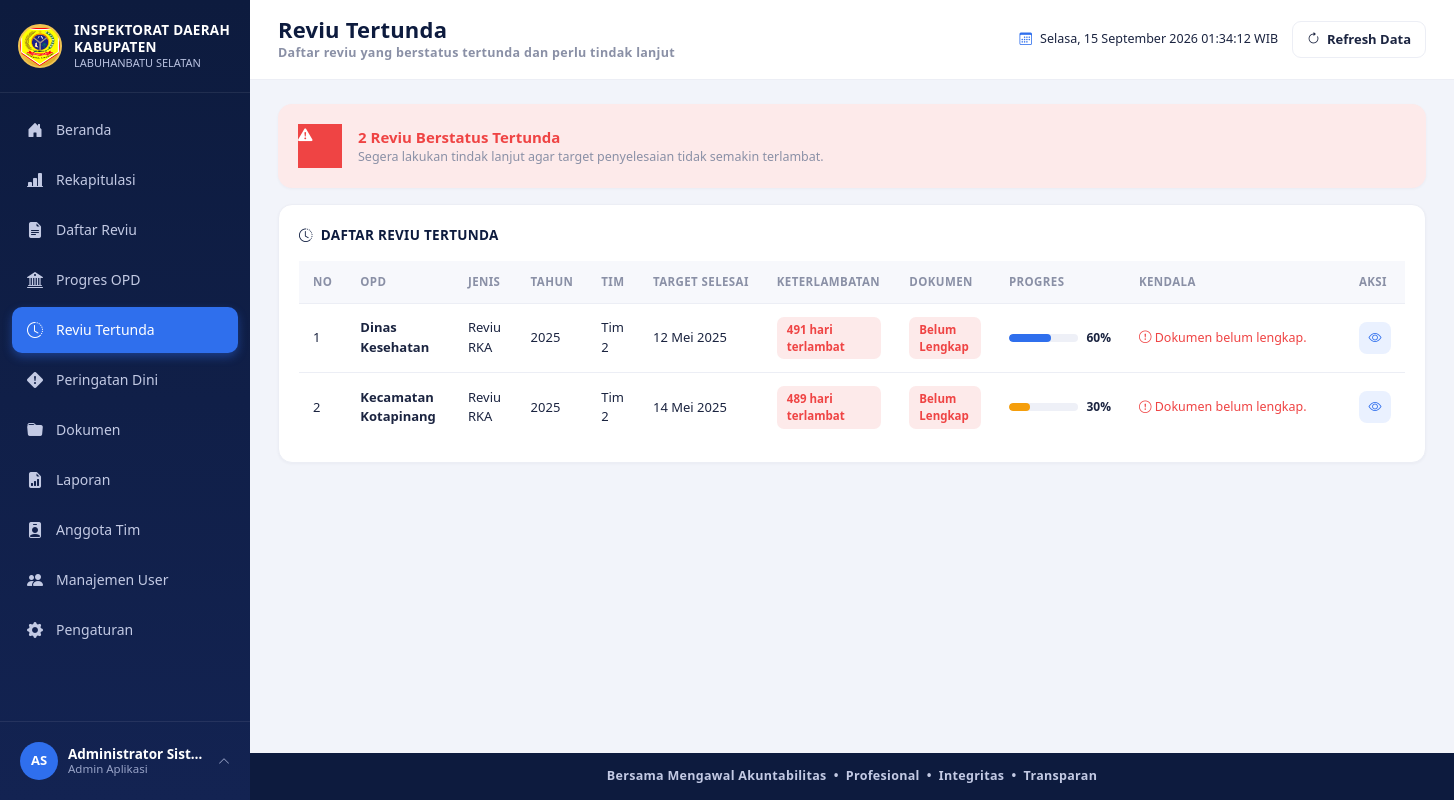
Page /reviu_tertunda.php (signed in) on the committed database.
### tables this page shows
CREATE TABLE users (
  id INT AUTO_INCREMENT PRIMARY KEY,
  username VARCHAR(50) NOT NULL UNIQUE,
  password VARCHAR(255) NOT NULL,
  nama_lengkap VARCHAR(100) NOT NULL,
  jabatan VARCHAR(100) DEFAULT NULL,
  role_id INT NOT NULL,
  avatar VARCHAR(255) DEFAULT NULL,
  status ENUM('aktif','nonaktif') NOT NULL DEFAULT 'aktif',
  created_at TIMESTAMP DEFAULT CURRENT_TIMESTAMP,
  CONSTRAINT fk_users_role FOREIGN KEY (role_id) REFERENCES roles(id)
);

CREATE TABLE reviu (
  id INT AUTO_INCREMENT PRIMARY KEY,
  opd_id INT NOT NULL,
  jenis_reviu_id INT NOT NULL,
  tim_reviu_id INT NOT NULL,
  tahun YEAR NOT NULL,
  tgl_mulai DATE NOT NULL,
  tgl_target_selesai DATE NOT NULL,
  dokumen_status ENUM('Lengkap','Belum Lengkap') NOT NULL DEFAULT 'Belum Lengkap',
  status ENUM('Belum Mulai','Proses','Selesai','Tertunda') NOT NULL DEFAULT 'Belum Mulai',
  progres TINYINT UNSIGNED NOT NULL DEFAULT 0,
  keterangan VARCHAR(255) DEFAULT NULL,
  kendala VARCHAR(255) DEFAULT NULL,
  created_by INT DEFAULT NULL,
  created_at TIMESTAMP DEFAULT CURRENT_TIMESTAMP,
  updated_at TIMESTAMP DEFAULT CURRENT_TIMESTAMP ON UPDATE CURRENT_TIMESTAMP,
  CONSTRAINT fk_reviu_opd FOREIGN KEY (opd_id) REFERENCES opd(id),
  CONSTRAINT fk_reviu_jenis FOREIGN KEY (jenis_reviu_id) REFERENCES jenis_reviu(id),
  CONSTRAINT fk_reviu_tim FOREIGN KEY (tim_reviu_id) REFERENCES tim_reviu(id)
);

CREATE TABLE opd (
  id INT AUTO_INCREMENT PRIMARY KEY,
  nama_opd VARCHAR(150) NOT NULL,
  created_at TIMESTAMP DEFAULT CURRENT_TIMESTAMP
);

CREATE TABLE jenis_reviu (
  id INT AUTO_INCREMENT PRIMARY KEY,
  nama_jenis VARCHAR(100) NOT NULL
);

CREATE TABLE tim_reviu (
  id INT AUTO_INCREMENT PRIMARY KEY,
  nama_tim VARCHAR(50) NOT NULL
);

### includes/auth.php (called while the page is built, shortened)
<?php
require_once __DIR__ . '/../config/database.php';
function is_logged_in()
{
    return isset($_SESSION['user_id']);
}
function base_url($path = '')
{
    return ROOT_URL . $path;
}
function current_user_data()
{
    global $pdo;
    $stmt = $pdo->prepare("SELECT u.*, r.nama_role, r.slug AS role_slug
                            FROM users u JOIN roles r ON r.id = u.role_id
                            WHERE u.id = ? LIMIT 1");
    $stmt->execute([$_SESSION['user_id']]);
    $cached = $stmt->fetch();
    return $cached;
}

### includes/functions.php (called while the page is built, shortened)
<?php
function e($str)
{
    return htmlspecialchars((string) $str, ENT_QUOTES, 'UTF-8');
}
function format_tanggal_indo($date)
{
    $bulan = ['', 'Januari', 'Februari', 'Maret', 'April', 'Mei', 'Juni', 'Juli', 'Agustus', 'September', 'Oktober', 'November', 'Desember'];
    $ts = strtotime($date);
    return date('d', $ts) . ' ' . $bulan[(int) date('n', $ts)] . ' ' . date('Y', $ts);
}
function dokumen_badge_class($status)
{
    return $status === 'Lengkap' ? 'badge-lengkap' : 'badge-belumlengkap';
}
function progres_bar_color($progres)
{
    if ($progres >= 50) return '#2f6fed';
    if ($progres >= 1) return '#f59e0b';
    return '#9ca3af';
}
function avatar_url($avatar)
{
    return null;
}
function initials($name)
{
    $parts = preg_split('/\s+/', trim((string) $name));
    $initials = '';
    foreach (array_slice($parts, 0, 2) as $p) {
        if ($p !== '') {
            $initials .= strtoupper(substr($p, 0, 1));
        }
    }
    return $initials !== '' ? $initials : 'U';
}

### reviu_tertunda.php (the view, shortened to what this page needs)
<?php
require_once __DIR__ . '/includes/auth.php';
require_once __DIR__ . '/includes/functions.php';
$sql = "SELECT r.*, o.nama_opd, j.nama_jenis, t.nama_tim
        FROM reviu r
        JOIN opd o ON o.id = r.opd_id
        JOIN jenis_reviu j ON j.id = r.jenis_reviu_id
        JOIN tim_reviu t ON t.id = r.tim_reviu_id
        WHERE r.status = 'Tertunda'
        ORDER BY r.tgl_target_selesai ASC";
$data = $pdo->query($sql)->fetchAll();
include __DIR__ . '/includes/header.php';
?>
<div class="card-x mb-3" style="background:var(--red-light); border:none;">
  <div class="d-flex align-items-center gap-3">
    <div class="stat-icon" style="background:var(--red); color:#fff; width:44px; height:44px;"><i class="bi bi-exclamation-triangle-fill"></i></div>
    <div>
      <div style="font-weight:800; color:var(--red); font-size:15px;"><?= count($data) ?> Reviu Berstatus Tertunda</div>
      <div class="small-muted">Segera lakukan tindak lanjut agar target penyelesaian tidak semakin terlambat.</div>
    </div>
  </div>
</div>
<div class="card-x">
  <div class="card-x-title"><i class="bi bi-clock-history"></i> DAFTAR REVIU TERTUNDA</div>
  <div style="overflow-x:auto;">
    <table class="table-x">
      <thead>
        <tr><th>No</th><th>OPD</th><th>Jenis</th><th>Tahun</th><th>Tim</th><th>Target Selesai</th><th>Keterlambatan</th><th>Dokumen</th><th style="min-width:130px;">Progres</th><th style="min-width:220px;">Kendala</th><th>Aksi</th></tr>
      </thead>
      <tbody>
        <?php if (empty($data)): ?>
          <tr><td colspan="11" class="text-center py-4 small-muted"><i class="bi bi-emoji-smile" style="font-size:22px; display:block; margin-bottom:6px;"></i>Tidak ada reviu yang tertunda saat ini.</td></tr>
        <?php else: $no=1; foreach ($data as $r):
            $target = strtotime($r['tgl_target_selesai']);
            $today = strtotime(date('Y-m-d'));
            $selisih = floor(($today - $target) / 86400);
        ?>
        <tr>
          <td><?= $no++ ?></td>
          <td><b><?= e($r['nama_opd']) ?></b></td>
          <td><?= e($r['nama_jenis']) ?></td>
          <td><?= e($r['tahun']) ?></td>
          <td><?= e($r['nama_tim']) ?></td>
          <td><?= format_tanggal_indo($r['tgl_target_selesai']) ?></td>
          <td>
            <?php if ($selisih > 0): ?>
              <span class="badge-x badge-tertunda"><?= $selisih ?> hari terlambat</span>
            <?php else: ?>
              <span class="badge-x badge-belummulai">Belum lewat target</span>
            <?php endif; ?>
          </td>
          <td><span class="badge-x <?= dokumen_badge_class($r['dokumen_status']) ?>"><?= e($r['dokumen_status']) ?></span></td>
          <td>
            <div class="d-flex align-items-center gap-2">
              <div class="progress-thin" style="flex:1;"><div class="bar" style="width:<?= (int)$r['progres'] ?>%; background:<?= progres_bar_color($r['progres']) ?>;"></div></div>
              <span style="font-weight:700; font-size:12px;"><?= (int)$r['progres'] ?>%</span>
            </div>
          </td>
          <td style="font-size:12.5px; color:var(--red);"><i class="bi bi-exclamation-circle"></i> <?= e($r['kendala'] ?: 'Dokumen belum lengkap.') ?></td>
          <td><a href="reviu_detail.php?id=<?= (int)$r['id'] ?>" class="btn-eye"><i class="bi bi-eye"></i></a></td>
        </tr>
        <?php endforeach; endif; ?>
      </tbody>
    </table>
  </div>
</div>
<?php include __DIR__ . '/includes/footer.php'; ?>

### includes/sidebar.php (shortened to what this page needs)
<?php
$__user = current_user_data();
$__role = current_role();
$__current_page = basename($_SERVER['PHP_SELF']);
$menu_items = [
  ['label' => 'Beranda',         'icon' => 'bi-house-door-fill',            'link' => 'index.php',           'roles' => ['administrator', 'auditor', 'pimpinan']],
  ['label' => 'Rekapitulasi',    'icon' => 'bi-bar-chart-line-fill',        'link' => 'rekapitulasi.php',    'roles' => ['administrator', 'auditor', 'pimpinan']],
  ['label' => 'Daftar Reviu',    'icon' => 'bi-file-earmark-text-fill',     'link' => 'daftar_reviu.php',    'roles' => ['administrator', 'auditor']],
  ['label' => 'Progres OPD',     'icon' => 'bi-bank2',                      'link' => 'progres_opd.php',     'roles' => ['administrator', 'auditor']],
  ['label' => 'Reviu Tertunda',  'icon' => 'bi-clock-history',              'link' => 'reviu_tertunda.php',  'roles' => ['administrator', 'auditor']],
  ['label' => 'Peringatan Dini', 'icon' => 'bi-exclamation-diamond-fill',   'link' => 'peringatan_dini.php', 'roles' => ['administrator', 'auditor', 'pimpinan'], 'badge' => 'early_warning'],
  ['label' => 'Dokumen',         'icon' => 'bi-folder-fill',                'link' => 'dokumen.php',         'roles' => ['administrator', 'auditor']],
  ['label' => 'Laporan',         'icon' => 'bi-file-earmark-bar-graph-fill', 'link' => 'laporan.php',        'roles' => ['administrator', 'auditor']],
  ['label' => 'Anggota Tim',     'icon' => 'bi-person-badge-fill',          'link' => 'anggota_tim.php',     'roles' => ['administrator']],
  ['label' => 'Manajemen User',  'icon' => 'bi-people-fill',                'link' => 'user_management.php', 'roles' => ['administrator']],
  ['label' => 'Pengaturan',      'icon' => 'bi-gear-fill',                  'link' => 'pengaturan.php',      'roles' => ['administrator', 'auditor']],
];
$__avatar = avatar_url($__user['avatar']);
?>
<aside class="sidebar" id="appSidebar">
    <div class="sidebar-brand">
        <img src="<?= e(base_url('assets/images/logo-kabupaten.png')) ?>" alt="Logo Kabupaten Labuhanbatu Selatan"
            class="logo-emblem" onerror="this.style.display='none'">
        <div class="brand-text">
            <div class="t1">INSPEKTORAT DAERAH</div>
            <div class="t1">KABUPATEN</div>
            <div class="t2">LABUHANBATU SELATAN</div>
        </div>
    </div>
    <nav class="sidebar-menu">
        <?php foreach ($menu_items as $item):
      $is_active = $__current_page === $item['link'];
    ?>
        <a href="<?= e(base_url($item['link'])) ?>" class="menu-item <?= $is_active ? 'active' : '' ?>">
            <i class="bi <?= e($item['icon']) ?>"></i>
            <span><?= e($item['label']) ?></span>
        </a>
        <?php endforeach; ?>
    </nav>
    <div class="sidebar-user">
        <div class="user-row" id="userRowToggle">
            <?php if ($__avatar): ?>
            <img src="<?= e($__avatar) ?>" class="avatar-sm" alt="avatar">
            <?php else: ?>
            <div class="avatar-sm"><?= e(initials($__user['nama_lengkap'])) ?></div>
            <?php endif; ?>
            <div class="user-info">
                <div class="u-name"><?= e($__user['nama_lengkap']) ?></div>
                <div class="u-role"><?= e($__user['jabatan'] ? $__user['jabatan'] : role_label($__role)) ?></div>
            </div>
            <i class="bi bi-chevron-up caret"></i>
        </div>
    </div>
</aside>

### assets/css/style.css (style rules this page uses)
:root { --navy:#0d1b3e; --navy-2:#132352; --navy-3:#1b2f66; --blue:#2f6fed; --blue-light:#eaf1ff; --green:#16a34a; --green-light:#e7f7ed; --amber:#f59e0b; --amber-light:#fef3e0; --red:#ef4444; --red-light:#fdeaea; --purple:#8b5cf6; --purple-light:#f1eafe; --gray-bg:#f2f4fa; --text-main:#1b2440; --text-muted:#8a90a6; --border-color:#eceef5; --radius:14px; }
* { box-sizing:border-box; }
body { background:var(--gray-bg); color:var(--text-main); font-family:'Segoe UI', -apple-system, BlinkMacSystemFont, Roboto, Arial, sans-serif; font-size:14.5px; }
a { text-decoration:none; }
.small-muted { color:var(--text-muted); font-size:12.5px; }
.sidebar { width:250px; min-width:250px; background:linear-gradient(180deg,var(--navy) 0%,var(--navy-2) 100%); color:#fff; display:flex; flex-direction:column; position:fixed; top:0; left:0; bottom:0; z-index:1000; }
.sidebar-brand { display:flex; align-items:center; gap:12px; padding:22px 18px; border-bottom:1px solid rgba(255,255,255,.08); }
.sidebar-brand .logo-emblem { width:44px; height:44px; border-radius:50%; background:radial-gradient(circle at 30% 30%, #ffd76a, #d4a017); display:flex; align-items:center; justify-content:center; font-weight:700; color:#3a2c00; font-size:15px; border:2px solid #f0c352; flex-shrink:0; }
.sidebar-brand .brand-text { line-height:1.25; }
.sidebar-brand .brand-text .t1 { font-weight:800; font-size:13.5px; letter-spacing:.3px; }
.sidebar-brand .brand-text .t2 { font-size:11px; color:#b9c2e0; }
.sidebar-menu { padding:14px 12px; flex:1; overflow-y:auto; }
.sidebar-menu .menu-item { display:flex; align-items:center; gap:12px; padding:11px 14px; margin-bottom:4px; border-radius:10px; color:#c3cae4; font-size:14px; font-weight:500; transition:background .15s ease, color .15s ease; }
.sidebar-menu .menu-item i { font-size:16px; width:18px; text-align:center; }
.sidebar-menu .menu-item.active { background:var(--blue); color:#fff; box-shadow:0 4px 10px rgba(47,111,237,.4); }
.sidebar-user { border-top:1px solid rgba(255,255,255,.08); padding:14px 14px; position:relative; }
.sidebar-user .user-row { display:flex; align-items:center; gap:10px; cursor:pointer; padding:6px; border-radius:10px; }
.sidebar-user .avatar-sm { width:38px; height:38px; border-radius:50%; object-fit:cover; background:var(--blue); color:#fff; display:flex; align-items:center; justify-content:center; font-weight:700; font-size:13px; flex-shrink:0; }
.sidebar-user .user-info { line-height:1.2; flex:1; min-width:0; }
.sidebar-user .user-info .u-name { font-size:13.5px; font-weight:700; color:#fff; white-space:nowrap; overflow:hidden; text-overflow:ellipsis; }
.sidebar-user .user-info .u-role { font-size:11.5px; color:#98a3c7; }
.sidebar-user .caret { color:#98a3c7; font-size:12px; }
.card-x { background:#fff; border-radius:var(--radius); border:1px solid var(--border-color); padding:20px; box-shadow:0 1px 3px rgba(20,30,70,.04); }
.card-x .card-x-title { font-size:13.5px; font-weight:800; color:var(--navy); letter-spacing:.3px; margin-bottom:16px; display:flex; align-items:center; gap:8px; }
.progress-thin { height:8px; border-radius:6px; background:#eef0f7; overflow:hidden; }
.progress-thin .bar { height:100%; border-radius:6px; }
.badge-x { padding:4px 10px; border-radius:7px; font-size:11.5px; font-weight:700; display:inline-block; }
.badge-tertunda { background:var(--red-light); color:var(--red); }
.badge-belumlengkap { background:var(--red-light); color:var(--red); }
.table-x { width:100%; border-collapse:separate; border-spacing:0; font-size:13px; }
.table-x thead th { background:#f7f8fc; color:var(--text-muted); font-size:11.5px; text-transform:uppercase; letter-spacing:.4px; font-weight:700; padding:12px 14px; text-align:left; border-bottom:1px solid var(--border-color); white-space:nowrap; }
.table-x tbody td { padding:13px 14px; border-bottom:1px solid var(--border-color); vertical-align:middle; }
.table-x tbody tr:last-child td { border-bottom:none; }
.btn-eye { width:32px; height:32px; border-radius:8px; background:var(--blue-light); color:var(--blue); display:inline-flex; align-items:center; justify-content:center; border:none; }

### rows in the picture
users: nama_lengkap "AS", nama_lengkap "Administrator Sist…", jabatan "Admin Aplikasi"
reviu: opd.nama_opd "Dinas Kesehatan", jenis_reviu.nama_jenis "Reviu RKA", tahun "2025", tim_reviu.nama_tim "Tim 2", tgl_target_selesai "12 Mei 2025", dokumen_status "Belum Lengkap", progres "60", kendala "Dokumen belum lengkap."
reviu: opd.nama_opd "Kecamatan Kotapinang", jenis_reviu.nama_jenis "Reviu RKA", tahun "2025", tim_reviu.nama_tim "Tim 2", tgl_target_selesai "14 Mei 2025", dokumen_status "Belum Lengkap", progres "30", kendala "Dokumen belum lengkap."

### other values in the picture
$item['label'] "Beranda"
$item['label'] "Rekapitulasi"
$item['label'] "Daftar Reviu"
$item['label'] "Progres OPD"
$item['label'] "Reviu Tertunda"
$item['label'] "Peringatan Dini"
$item['label'] "Dokumen"
$item['label'] "Laporan"
$item['label'] "Anggota Tim"
$item['label'] "Manajemen User"
$item['label'] "Pengaturan"
$page_title "Reviu Tertunda"
$page_subtitle "Daftar reviu yang berstatus tertunda dan perlu tindak lanjut"
count($data) "2"
